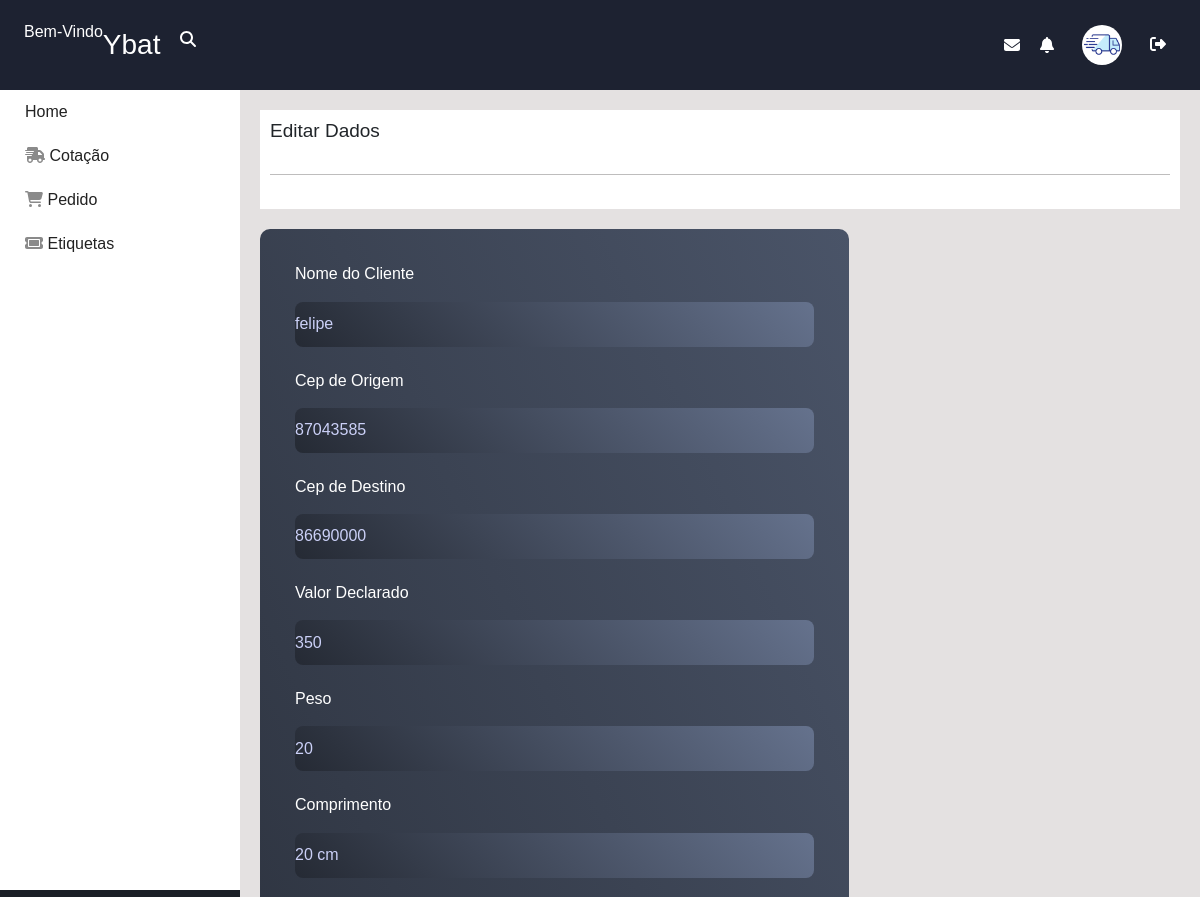
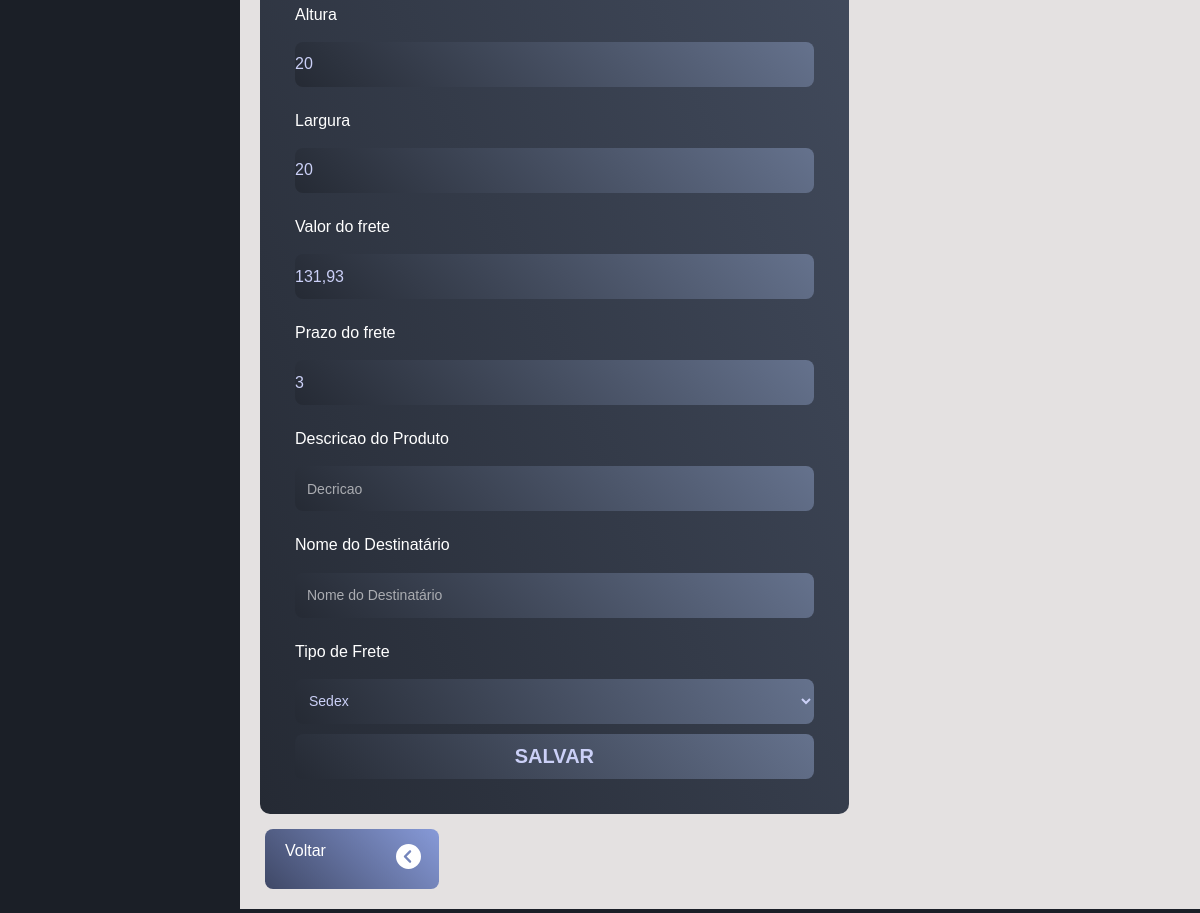
/dashboard/etiqueta.php?id=24 (signed in), run on the app's committed database (2 pictures, top to bottom).
### tables this page shows
CREATE TABLE `pedido` (
  `idPed` int(11) NOT NULL,
  `altura` double NOT NULL,
  `cepDestino` int(10) NOT NULL,
  `cepOrigem` int(10) NOT NULL,
  `comprimento` double NOT NULL,
  `frete` varchar(15) NOT NULL,
  `idUser` int(11) NOT NULL,
  `largura` double NOT NULL,
  `peso` float NOT NULL,
  `prazo` int(11) NOT NULL,
  `tipoFrete` enum('40010','41106') NOT NULL,
  `valor` float NOT NULL,
  `nomeDestinatario` varchar(20) NOT NULL,
  `descricao` varchar(100) NOT NULL,
  `venda` enum('s','n') NOT NULL,
  `nome` varchar(45) NOT NULL
);

### dashboard/etiqueta.php (the view, shortened to what this page needs)
<?php
   include('../inc/database.php');
   $id = $_SESSION['user'];
   $sqlSelect = "SELECT * from usuario where id = $id";
   $resultEdit = mysqli_query($conn, $sqlSelect);
   if($resultEdit->num_rows > 0){
    while ($row_users = mysqli_fetch_assoc($resultEdit)) {
        $nome = $row_users['nome'];
        $tipo = $row_users['tipo'];
        }
    }
   if(isset($_GET['id'])){
    $id = $_GET['id'];
    $sqlSelect = "SELECT * from pedido where idPed = $id";
    $resultEdit = mysqli_query($conn, $sqlSelect);
    if($resultEdit->num_rows > 0){
    while ($row_users = mysqli_fetch_assoc($resultEdit)) {
        $nome = $row_users['nome'];
        $cepIn = $row_users['cepOrigem'];
        $cepOut = $row_users['cepDestino'];
        $peso = $row_users['peso'];
        $valor = $row_users['valor'];
        $tipoFrete = $row_users['tipoFrete'];
        $altura = $row_users['altura'];
        $largura = $row_users['largura'];
        $comprimento = $row_users['comprimento'];
        $frete = $row_users['frete'];
        $prazo = $row_users['prazo'];
        }
    }
}
?>
<!DOCTYPE html>
<html lang="en">
<head>
    <link rel="stylesheet" href="estilo.css">
    <link href="https://cdn.jsdelivr.net/npm/bootstrap@5.2.2/dist/css/bootstrap.min.css" rel="stylesheet">
    <link rel="stylesheet" href="form1.css">
</head>
<body>
    <header>
        <div class="info-header">
            Bem-Vindo
            <div class="logo">
                <h3><?php echo  $_SESSION['nome']; ?></h3>
            </div>
            <div class="icons-header">
                <i class="fa-solid fa-magnifying-glass"></i>
            </div>
        </div>
        <div style="align-items: center;" class="info-header">
            <i class="fa-solid fa-envelope"></i>
            <i class="fa-solid fa-bell"></i>
            <a href="perfil.php"><img src="../img/images.png" alt=""></a>
            <a href="logout.php"><i class="fa-solid fa-right-from-bracket"></i></a>
        </div>
    </header>
    <section class="main">
    <div class="sidebar">
            <?php
                if($tipo == "A"){ ?>
                    <a  href="painelA.php">Home</a>
                    <a href="cadastrar.php"><i class="fa-solid fa-users-gear"></i> Usuários</a>
                    <a href="vendas.php"><i class="fa-solid fa-cash-register"></i> Vendas</a>
                     <?php }
                else if($tipo == "T"){ ?>
                    <a  href="painelT.php">Home</a> <?php }
                    else if($tipo == "E"){ ?>
                        <a  href="painelE.php">Home</a> <?php }
                        else if($tipo == "C"){ ?>
                            <a  href="painelC.php">Home</a> <?php }
                ?>
                <a href="cotacao.php"><i class="fa-solid fa-truck-fast"></i> Cotação</a>
                <a href="pedido.php"><i class="fa-solid fa-cart-shopping"></i> Pedido</a>
            <a href="viewEt.php"><i class="fa-solid fa-ticket"></i> Etiquetas</a>
            <br/>
        </div>
        <div class="content">
            <div class="titulo-secao">
                <h2>Editar Dados</h2>
                <br/>
                <div class="separator"></div>
                <br/>
            </div>
            <div class="box-info">
            <section class="area-cadastro">
                <div class="cadastro">
                    <form method="POST" action="">
                    <h6 style="color: white;">Nome do Cliente</h6>
                        <input type="text" name="nome" placeholder="Nome" value="<?php echo $nome ?>"></br>
                        <h6 style="color: white;">Cep de Origem</h6>
                        <input type="text" name="cepOrigem" placeholder="CEP de Origem" value="<?php echo $cepIn ?>"></br>
                        <h6 style="color: white;">Cep de Destino</h6>
                        <input type="text" name="cepDestino"  placeholder="CEP de Destino" value="<?php echo $cepOut ?>"></br>
                        <h6 style="color: white;">Valor Declarado</h6>
                        <input type="text" name="valor"  placeholder="Valor Declarado" value="<?php echo $valor ?>"></br>
                        <h6 style="color: white;">Peso</h6>
                        <input type="tex" name="peso" placeholder="Peso" value="<?php echo $peso ?>"></br>
                        <h6 style="color: white;">Comprimento</h6>
                        <input type="text" name="comprimento" placeholder="Comprimento" value="<?php echo $comprimento." cm" ?>"></br>
                        <h6 style="color: white;">Altura</h6>
                        <input type="text" name="altura" placeholder="Altura" value="<?php echo $altura?>"></br>
                        <h6 style="color: white;">Largura</h6>
                        <input type="text" name="largura" placeholder="Largura" value="<?php echo $largura ?>"></br>
                        <h6 style="color: white;">Valor do frete</h6>
                        <input type="text" name="frete" placeholder="Frete" value="<?php echo $frete ?>"></br>
                        <h6 style="color: white;">Prazo do frete</h6>
                        <input type="text" name="prazo" placeholder="Prazo" value="<?php echo $prazo ?>"></br>
                        <h6 style="color: white;">Descricao do Produto</h6>
                        <input type="text" name="descricao" placeholder="Decricao"></br>
                        <h6 style="color: white;">Nome do Destinatário</h6>
                        <input type="text" name="nomeDes" placeholder="Nome do Destinatário"></br>
                        <h6 style="color: white;">Tipo de Frete</h6>
                        <select name="tipoFrete" id="tipoFrete">
                            <option selected disabled>
                                <?php
                                    if ($tipoFrete == '40010') {
                                        echo  "Sedex";
                                    }else if($tipoFrete == '41106') {
                                        echo "PAC";
                                    }
                                ?>
                            </option>
                        </select>
                        <input type="submit" name="salvar" value="salvar" >
                    </form>
                </div>
             </section>
            </div>
        <div class="voltar">
            <div style="background:linear-gradient(45deg, #3f4866, #879ad8);" class="box-info-single">
                    <div class="info-text">
                        <p class="back">
                            <a  href="viewPed.php">Voltar</a>
                        </p>
                    </div>
                    <a href="viewPed.php"><i class="fa-solid fa-circle-chevron-left"></i></a>
                </div>
            </div>
        </div>
    </section>
</body>
</html>

### dashboard/estilo.css (style rules this page uses)
* { margin: 0; padding: 0; box-sizing: border-box; font-family: Verdana, Geneva, Tahoma, sans-serif; }
html, body { height: 100%; }
header { background-color: #1D2231; color: white; padding: 20px 2%; display: flex; justify-content: space-between; }
.logo { margin-top: 8px; }
.logo h3 { cursor: pointer; }
.icons-header { margin-top: 8px; }
.icons-header svg { cursor: pointer; }
.info-header { color: white; display: flex; justify-content: space-around; }
.info-header img { width: 40px; height: 40px; border-radius: 20px; margin:0 8px; }
.info-header svg { margin: 0 10px; }
.icons-header { margin-left: 10px; }
.main { display: flex; flex-wrap: wrap; height: 100%; }
.sidebar { width: 20%; background-color: white; height: 100%; }
.sidebar a { display: block; text-decoration: none; padding: 10px 15px; color: #222; }
.sidebar a > svg { color: rgb(138, 138, 138); }
.content { width: 80%; background-color: rgb(228, 225, 225); padding: 20px; }
.titulo-secao { background-color: white; padding: 10px; }
.titulo-secao h2 { font-size: 19px; }
.separator { width: 100%; height: 1px; background-color: rgb(190, 189, 189); }
.box-info { width: 100%; margin-top: 20px; display: flex; justify-content: space-between; }
.box-info-single { flex: 0.8; display: flex; justify-content: space-between; border-radius: 8px; color: whitesmoke; padding: 10px; margin:0 5px; }
.box-info-single svg { font-size: 30px; padding: 5px 8px; }
.box-info-single p { color: white; font-family: 'Franklin Gothic Medium', 'Arial Narrow', Arial, sans-serif; }
.box-info-single a { text-decoration: none; }

### dashboard/form1.css (style rules this page uses)
body { background-color: #1b1f27; font-family:'Franklin Gothic Medium', 'Arial Narrow', Arial, sans-serif; }
input::placeholder { color: #aaacb1; font-size: 14px; padding-left: 12px; }
.area-cadastro { display: flex; width: 80%; height: 100%; }
.cadastro { display: flex; flex-direction: column; align-items: center; background:linear-gradient(65deg, #252a34, #4a5468); border-radius: 10px; width: 80%; height: 80%; padding: 35px; }
.cadastro form { display: flex; width: 100%; flex-direction: column; }
.cadastro input { margin-top: 10px; background:linear-gradient(45deg, #252a34, #65728d); color: #cbd0f7; border: none; height: 45px; outline: none; border-radius: 8px; }
form [type="submit"] { display: block; background-color: rgb(20, 18, 88); font-size: 20px; text-transform: uppercase; font-weight: bold; cursor: pointer; }
a { color: white; text-decoration: none; margin-left: 10px; }
.cadastro select { font-size: 14px; padding-left: 10px; margin-top: 10px; background:linear-gradient(55deg, #252a34, #65728d); color: #cbd0f7; border: none; height: 45px; outline: none; border-radius: 8px; align-content: center; }
.voltar { margin-top: 15px; width: 20%; height: 5%; }
.voltar svg { font-size: 25px; }

### data on the page
pedido: nome "felipe", cepOrigem "87043585", cepDestino "86690000", valor "350", peso "20", comprimento "20 cm", altura "20", largura "20", frete "131,93", prazo "3"

### other printed values
$_SESSION['nome'] "Ybat"
